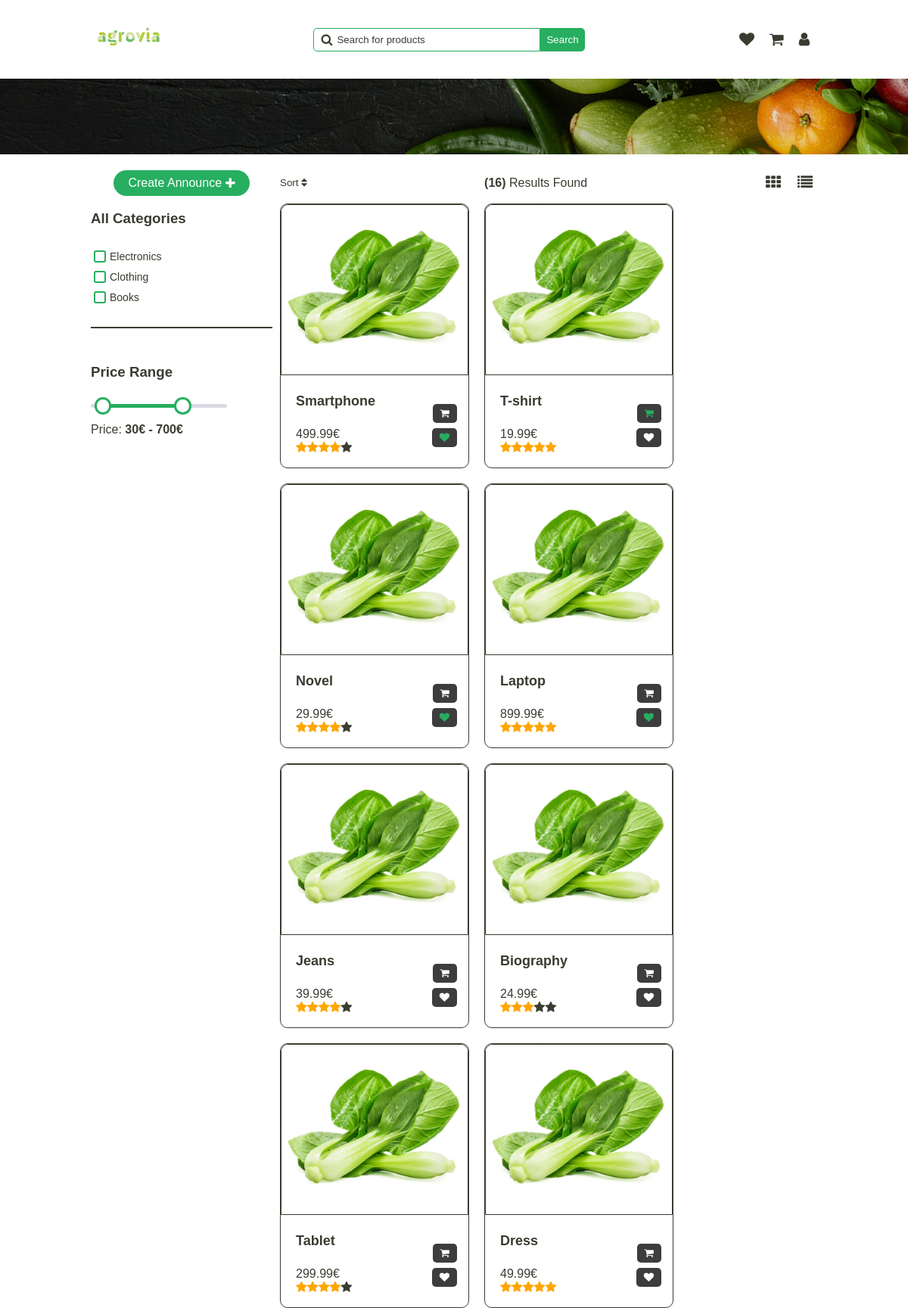
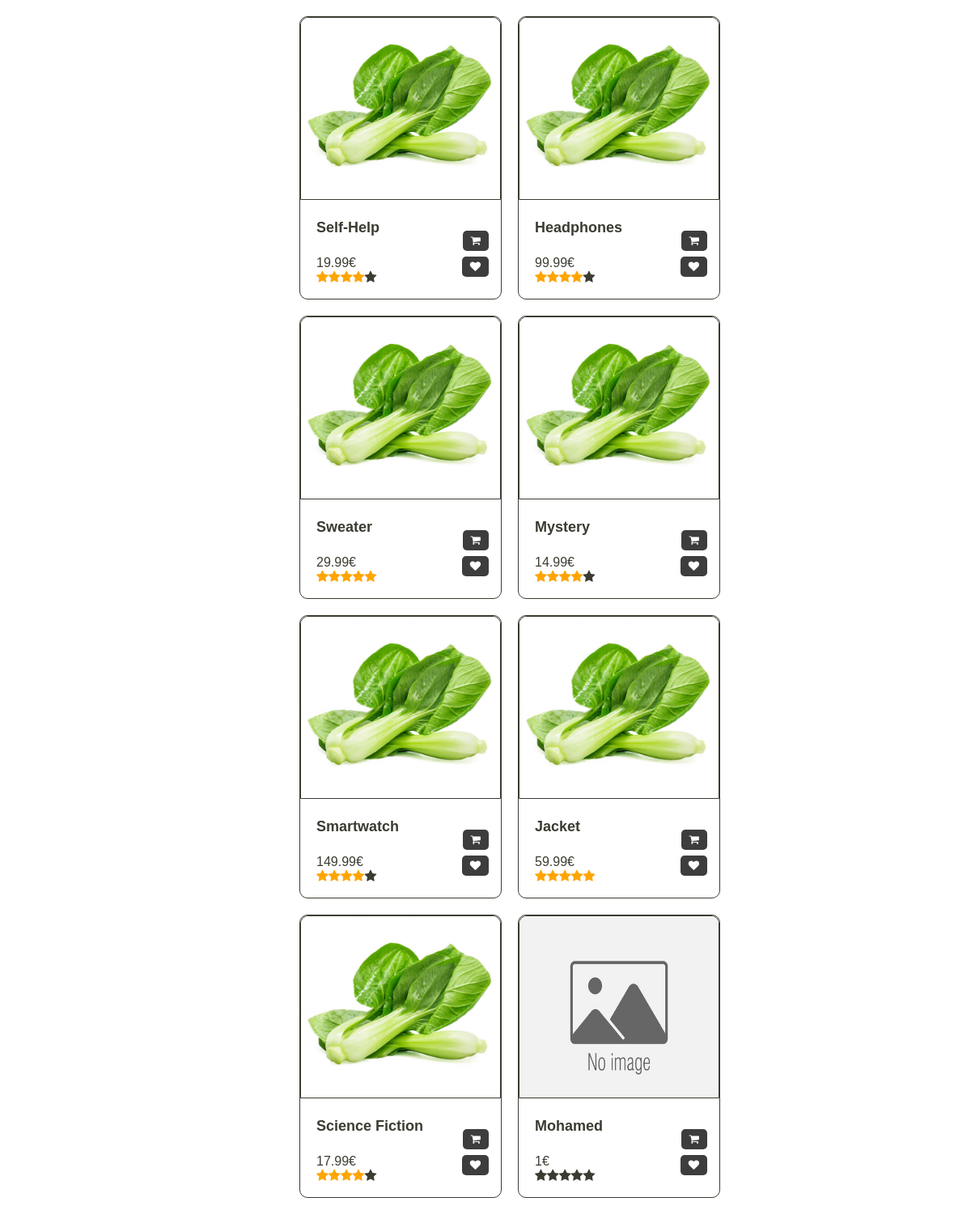
Page /pages/home.php (signed in) on the committed database (2 pictures, top to bottom).
### tables this page shows
CREATE TABLE Category (
  id INTEGER PRIMARY KEY,
  name TEXT
);

CREATE TABLE Announce (
  id INTEGER PRIMARY KEY,
  id_category INTEGER,
  image TEXT,
  title TEXT,
  description TEXT,
  price FLOAT,
  quantity INTEGER,
  rating INTEGER,
  out_of_stock BOOLEAN,
  FOREIGN KEY (id_category) REFERENCES Category(id)
);

CREATE TABLE UserSaved (
  id INTEGER PRIMARY KEY,
  user_id INTEGER,
  announce_id INTEGER,
  quantity_selected INTEGER,
  is_in_cart BOOLEAN,
  is_in_favourite BOOLEAN,
  FOREIGN KEY (user_id) REFERENCES User(id),
  FOREIGN KEY (announce_id) REFERENCES Announce(id)
);

### php/announce.php (the view, shortened to what this page needs)
<?php
require '../php/pdo.php';
function get_all_announce()
{
    global $pdo;
    $query = "SELECT * FROM Announce";
    $stmt = $pdo->prepare($query);
    $stmt->execute();
    $announce = $stmt->fetchAll(PDO::FETCH_ASSOC);
    return $announce;
}
function generate_star($rating)
{
    $stars = "";
    for ($i = 0; $i < 5; $i++) {
        if ($i < $rating) {
            $stars .= "<i class='fa fa-star checked'></i>";
        } else {
            $stars .= "<i class='fa fa-star'></i>";
        }
    }
    return $stars;
}
function get_saved_announce_by_user_id($user_id)
{
    global $pdo;
    $query = "SELECT * FROM UserSaved WHERE user_id = :user_id";
    $stmt = $pdo->prepare($query);
    $stmt->bindParam(':user_id', $user_id);
    $stmt->execute();
    $announce = $stmt->fetchAll(PDO::FETCH_ASSOC);
    return $announce;
}
function _get_announce_saved_by_user($announce, $saved_announce)
{
    foreach ($saved_announce as $saved_row) {
        if ($announce["id"] === $saved_row["announce_id"]) {
            return $saved_row;
        }
    }
    return false;
}
function display_announce($announce)
{
    $saved_announce = get_saved_announce_by_user_id($_SESSION['user_id']);
    foreach ($announce as $row) {
        $saved = _get_announce_saved_by_user($row, $saved_announce);
        echo "<a
                  class='announce' id='" . $row['id'] . "-announce'
                  href='../pages/announce-view.php?id=" . $row['id'] . "'";
        echo ">";
        $icon_style = "";
        if ($row['image'] != '') {
            echo "<img src='" . $row['image'] . "' alt='product'>";
            $icon_style = "style='color: var(--secondary);'";
        } else {
            echo "<img src='../public/no-image-available.jpg' alt='product'>";
        }
        echo "<div class='infos'>";
        echo "<div class='details'>";
        echo "<h4>" . $row['title'] . "</h4>";
        echo "<span class='price'>" . $row['price'] . "€</span>";
        echo "<span class='rating '>";
        echo generate_star($row['rating']);
        echo "</span>";
        echo "</div>";
        echo "<div class='actions'>";
        echo "<button class='cart'
                      onclick='event.preventDefault(); add_cart_item(" . $row['id'] . ")'>
                <i
                    class='fa fa-shopping-cart'" . ($saved['is_in_cart'] == 1 ? $icon_style : '') . "
                    id='" . $row['id'] . "-cart-icon'
                >
                </i>
              </button>";
        echo "<button class='wish'
                      onclick='event.preventDefault(); add_wishlist_item(" . $row['id'] . ")'
                >
                <i
                    class='fa fa-heart'" . ($saved['is_in_favourite'] == 1 ? $icon_style : '') . "
                    id='" . $row['id'] . "-wish-icon'
                >
                </i>
              </button>";
        echo "</div>";
        echo "</div>";
        echo "</a>";
    }
}
?>

### php/category.php
<?php
require '../php/pdo.php';
function get_all_categories()
{
    global $pdo;
    $query = "SELECT * FROM Category";
    $stmt = $pdo->prepare($query);
    $stmt->execute();
    $result = $stmt->fetchAll(PDO::FETCH_ASSOC);
    return $result;
}
function display_categories($categories)
{
    foreach ($categories as $category) {
        echo "<span>";
        echo "<input type='checkbox' id='" . $category['id'] . "-category' name='category' value='" . $category['name'] . "'>";
        echo "<label for='" . $category['name'] . "'>" . $category['name'] . "</label>";
        echo "</span>";
    }
}
?>

### styles/home.css (style rules this page uses)
.categories span { display: flex; align-items: center; margin-bottom: 5px; }
.categories input[type="checkbox"] { margin-right: 5px; }
.categories label { font-size: 14px; color: var(--text-color); cursor: pointer; }
.categories span:last-child { margin-bottom: 20px; }
.categories input[type="checkbox"] { appearance: none; width: 16px; height: 16px; border: 2px solid var(--secondary); border-radius: 3px; cursor: pointer; }
.announce { max-width: 250px; flex-grow: 1; flex-basis: 15%; display: flex; flex-direction: column; align-items: center; justify-content: flex-start; margin: 10px; min-width: 250px; height: 350px; border-radius: 10px; background-color: var(--primary); border: 1px solid var(--text); transition: all 0.3s ease-in-out; text-decoration: none; color: var(--text); }
.announce img { height: 65%; width: 100%; border-radius: 10px 10px 0 0; border: 1px solid var(--text); }
.announce .infos { display: flex; width: 100%; align-items: center; position: relative; padding: 0 10px; }
.announce .infos .details { display: flex; flex-direction: column; margin-left: 10px; }
.announce .infos .details h4 { font-size: 18px; color: var(--text); }
.announce .infos .actions { display: flex; flex-direction: column; position: absolute; right: 15px; bottom: 10px; }
.announce .infos button { padding: 5px 10px; border: none; background-color: rgba(61, 61, 61, 1); color: var(--white); border-radius: 5px; cursor: pointer; margin-left: auto; margin-top: 7px; z-index: 1111; }
.checked { color: orange; }

### styles/global.css (style rules this page uses)
.light-theme { --primary: rgba(255, 255, 255, 1); --secondary: rgba(39, 174, 96, 1); --tertiary: rgba(146, 227, 169, 1); --text: rgba(59, 59, 49, 1); --hover-color: rgba(200, 200, 200, 1); --white: rgba(255, 255, 255, 1); --dark: rgba(29, 29, 29, 1); --gray: rgba(102, 102, 102, 1); --error: rgba(255, 0, 0, 1); --light-hover-green: rgba(237, 242, 238, 1); --light-stroke: rgba(230, 230, 230, 1); }
* { box-sizing: border-box; }
body, body.dark-theme, body.light-theme { font-family: "Overpass", sans-serif; -webkit-font-smoothing: antialiased; -moz-osx-font-smoothing: grayscale; background-color: var(--primary); color: var(--text); width: 80%; margin: 0 auto; transition: background-color 0.3s ease, transform 0.5s cubic-bezier(0.68, -0.55, 0.27, 1.55); }

### rows in the picture
category: name "Electronics"
category: name "Clothing"
category: name "Books"
announce: image (picture), title "Smartphone", price "499.99", rating 4 (drawn)
announce: image (picture), title "T-shirt", price "19.99", rating 5 (drawn)
announce: image (picture), title "Novel", price "29.99", rating 4 (drawn)
announce: image (picture), title "Laptop", price "899.99", rating 5 (drawn)
announce: image (picture), title "Jeans", price "39.99", rating 4 (drawn)
announce: image (picture), title "Biography", price "24.99", rating 3 (drawn)
announce: image (picture), title "Tablet", price "299.99", rating 4 (drawn)
announce: image (picture), title "Dress", price "49.99", rating 5 (drawn)
announce: image (picture), title "Self-Help", price "19.99", rating 4 (drawn)
announce: image (picture), title "Headphones", price "99.99", rating 4 (drawn)
announce: image (picture), title "Sweater", price "29.99", rating 5 (drawn)
announce: image (picture), title "Mystery", price "14.99", rating 4 (drawn)
announce: image (picture), title "Smartwatch", price "149.99", rating 4 (drawn)
announce: image (picture), title "Jacket", price "59.99", rating 5 (drawn)
announce: image (picture), title "Science Fiction", price "17.99", rating 4 (drawn)
announce: title "Mohamed", price "1"
